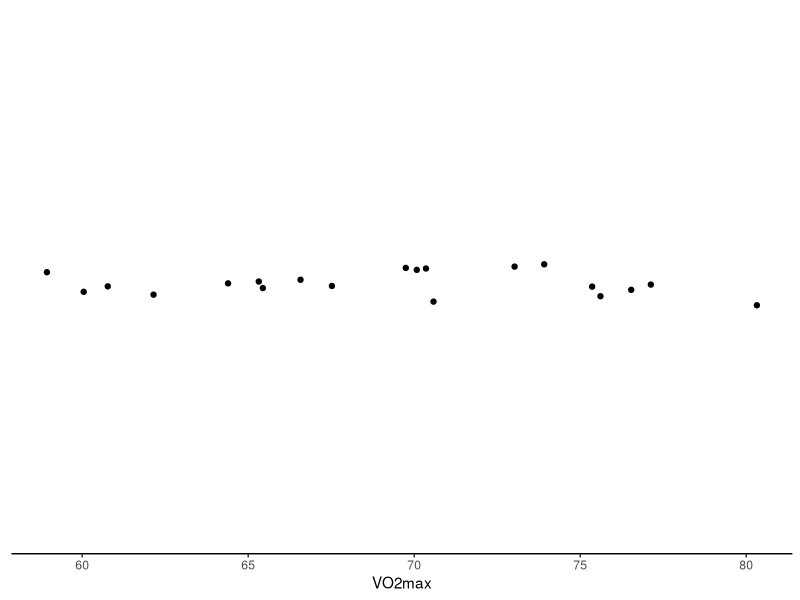
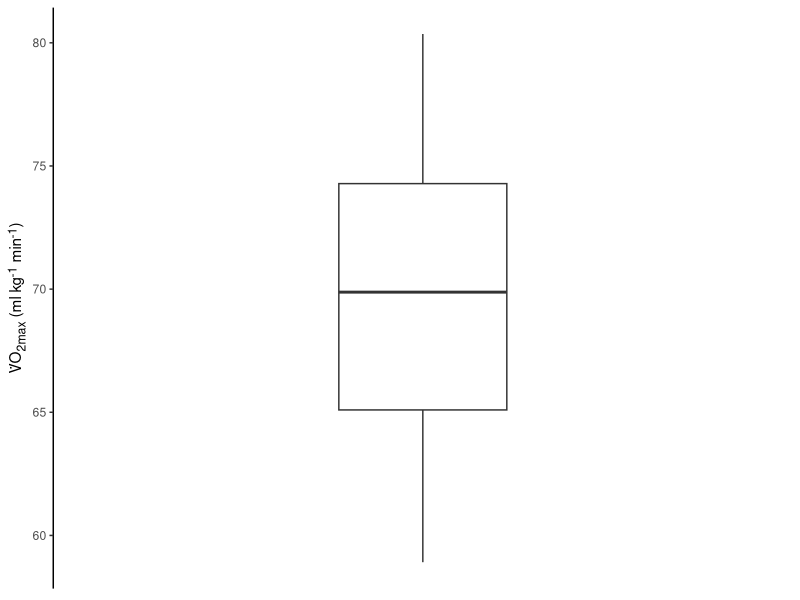
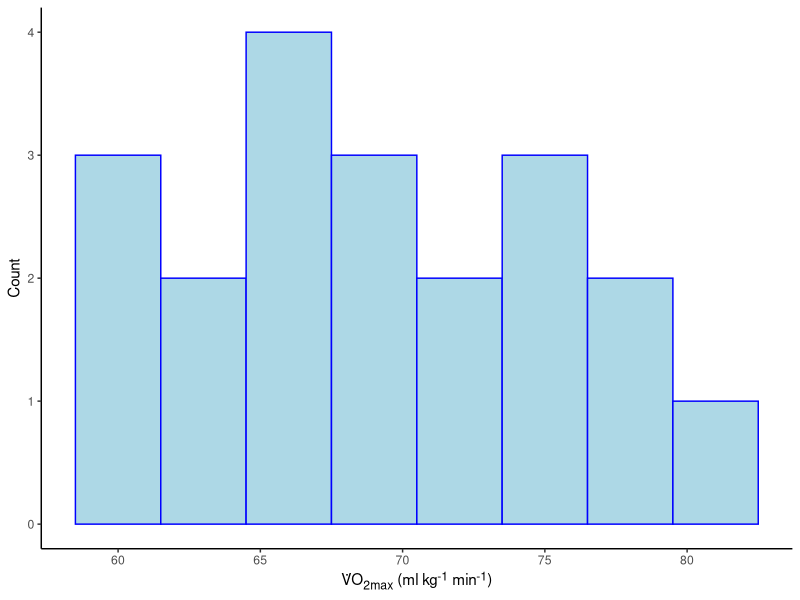

The R source for these figures, in order: (Note: this script raises an error after producing the figures.)
## ---- chunk 1
knitr::opts_chunk$set(echo = TRUE, message = FALSE, warning = FALSE)
library(tidyverse)
## ---- chunk 2
#| eval: true
#| echo: true


set.seed(1)
vo2max <- rnorm(100000, 70, 5)
## ---- chunk 3
#| eval: true
#| echo: true
set.seed(1)
samp <- sample(vo2max, 20, replace = FALSE)
## ---- chunk 4
#| eval: true
#| echo: true
m <- mean(samp)
s <- sd(samp)
## ---- chunk 5
#| eval: true
summary(samp)
## ---- chunk 6
#| echo: true
#| code-fold: true
#| eval: true
#| message: false
#| warning: false
#| fig-cap: "A sample of V&#775;O~2max~ values from well trained cyclists."
#| label: fig-sample-vo2max

library(tidyverse) # Needed for making the plot!
df <- data.frame(samp = samp)

df %>%
  # Plots our samples on the x axis, and sets all y to 1.
  ggplot(aes(samp, y = 1)) + 
  # Adds points and "jitter" on the y axis
  geom_point(position = position_jitter(height = 0.1)) + 
  # Scales the y axis to better plot the data
  scale_y_continuous(limits = c(0,2)) +
  # Set the name of the x axis
  labs(x = "VO2max") +
  # Add a theme 
  theme_classic() +
  # The code below modifies the theme of the plot, removing 
  # the y axis
  theme(axis.title.y = element_blank(), 
        axis.text.y = element_blank(),
        axis.ticks.y = element_blank(), 
        axis.line.y = element_blank()) 


## ---- chunk 7
#| echo: true
#| code-fold: true
#| eval: true
#| message: false
#| warning: false
#| fig-cap: "A sample of V&#775;O~2max~ values from well trained cyclists."
#| label: fig-sample-vo2max-box

# ggtext must be installed to create the appropriate axis label
library(ggtext)

df %>%
  # Plots our samples on the y axis, and sets all x to 1.
  ggplot(aes(x = 1, samp)) + 
  # Adds the boxplot
  geom_boxplot(width = 0.5) +
  # Scales the x axis to better plot the data
  scale_x_continuous(limits = c(0,2)) +
  # Set the name of the y axis
  labs(y = "V&#775;O~2max~ (ml kg<sup>-1</sup> min<sup>-1</sup>)") +
  theme_classic() +
  # The code below modifies the theme of the plot, removing 
  # the x axis
  theme(axis.title.x = element_blank(), 
        axis.text.x = element_blank(),
        axis.ticks.x = element_blank(), 
        axis.line.x = element_blank(), 
        axis.title.y =element_markdown())

## ---- chunk 8
#| echo: true
#| code-fold: true
#| eval: true
#| message: false
#| warning: false
#| fig-cap: "A sample of V&#775;O~2max~ values from well trained cyclists."
#| label: fig-sample-vo2max-hist

df %>%
  # Plots our samples on the y axis, and sets all x to 1.
  ggplot(aes(samp)) + 
  # Adds the histogram
  geom_histogram(binwidth = 3, color = "blue", fill = "lightblue") +
  # Set the name of the y axis
  labs(x =  "V&#775;O~2max~ (ml kg<sup>-1</sup> min<sup>-1</sup>)", y = "Count") +
  theme_classic() +
  # The code below modifies the theme of the plot, removing 
  # the x axis
  theme(axis.title.x =element_markdown())
## ---- chunk 9
#| echo: true
#| eval: true
set.seed(2)
samp2 <- sample(vo2max, 20, replace = FALSE)

# Calculate the mean
m2 <- mean(samp2)

c(m, m2)

## ---- chunk 10
#| echo: true
#| eval: true
s2 <- sd(samp2)

# Print the results from calculation of SD
c(s, s2)

## ---- chunk 11
#| echo: true
#| code-fold: true
#| eval: true
#| message: false
#| warning: false
#| fig-cap: "Multiple sample averages of V&#775;O~2max~ values from well trained cyclists."
#| label: fig-sample-distribution



ggplot(data = results, aes(mean)) +
  geom_histogram(fill = "lightblue", color = "gray40", binwidth = 1) + 
  
  labs(x =  "Sample averages of V&#775;O~2max~ (ml kg<sup>-1</sup> min<sup>-1</sup>)", y = "Count") +
  
  theme_classic() + 
  
  theme(axis.title.x = element_markdown())
## ---- chunk 12
#| echo: false
#| fig-width: 4
#| fig-height: 4
#| fig-align: "center"
#| code-fold: false
#| eval: true
#| message: false
#| warning: false
#| fig-cap: "A theoretical distribution of multiple sample averages of V&#775;O~2max~ values from well trained cyclists."
#| label: fig-sample-distribution-theoretical



funcShaded <- function(x) {
    y <- dnorm(x, mean = 69.9956, sd = 1.11026)
    y[x < (69.9956 - 1.96 * 1.11026) | x > (69.9956 + 1.96 * 1.11026)] <- NA
    return(y)
}



ggplot(data.frame(x = c(60, 80)), aes(x = x)) +
        stat_function(fun = dnorm, args = list(69.9956, 1.11026)) + 
  theme_classic() + 
  labs(x = "Averages of V&#775;O~2max~") + 
  theme(axis.text.y = element_blank(), 
         axis.title.y = element_blank(), 
        axis.line.y = element_blank(), 
        axis.ticks.y = element_blank(), 
        axis.title.x = element_markdown()) +
  stat_function(fun=funcShaded, geom="area", fill="steelblue", alpha=0.2) 
  
  
  
## ---- chunk 13
#| echo: true
#| eval: true

lower <- mean(results[,1]) - 1.96 * sd(results[,1])
upper <- mean(results[,1]) + 1.96 * sd(results[,1])

## ---- chunk 14
#| eval: true
#| code-fold: true


cat(paste("True mean:", 
          round(mean(vo2max),2), 
          "\nMean of the sample distribution: ", 
          round(mean(results[,1]),2)))

## ---- chunk 15
#| echo: true
#| fig-align: "center"
#| code-fold: true
#| eval: true
#| message: false
#| warning: false
#| fig-cap: "An empirical distribution of multiple sample averages of V&#775;O~2max~ values from well trained cyclists and the distribution of standard errors."
#| label: fig-sample-distribution-se

library(cowplot) # to combine plots

# set the seed
set.seed(9)

# create the data frame
results <- data.frame(mean = rep(NA, 5000), 
                      sd = rep(NA, 5000)) 
# The rep function creates a vector full of NA 
# each NA can be replaced with a mean

# Second we build the for loop
for(i in 1:5000){
  
  samp <- sample(x = vo2max, size = 20, replace = FALSE)
  
  results[i, 1] <- mean(samp)
  results[i, 2] <- sd(samp)
}



results <-  results %>%
  # Calculate the standard error of each sample
  mutate(se = sd/sqrt(20))



# Plot the sample averages in a histogram
#
#
p1 <- results %>%
  slice_head(n = 1000) %>% # select the first 1000 rows
  # Make a graph containing estimates and empirical values
  ggplot(aes(mean)) + geom_histogram(binwidth = 0.5, 
                                     fill = "steelblue", 
                                     color = "black") +
  theme_classic() + 
  
  # Add a line representing the standard deviation of the distribution of means
  annotate(geom = "segment",
           y = c(220, 220, 220),
           yend = c(212, 220, 212), 
           x = c(mean(results$mean), mean(results$mean), mean(results$mean) + sd(results$mean)),
           xend = c(mean(results$mean), mean(results$mean) + sd(results$mean), mean(results$mean) + sd(results$mean)),
           lty = 1, 
           color = "navy", 
           size = 1) + 
  
  # Add text to describe SD of sampling distribution
  annotate(geom = "text", 
           x = mean(results$mean), 
           y = 235, 
           hjust = 0,
           label = paste0("SD = ", 
                          round(sd(results$mean), 2))) +
  
  
  
  coord_cartesian(ylim = c(0, 280)) + 
  
  labs(x = "Sample averages", 
       y = "Number of samples") 
  
  



# Create a plot of calculated SE

p2 <- results %>%
  slice_head(n = 1000) %>% # select the first 1000 rows
  ggplot(aes(se)) + geom_histogram(binwidth = 0.08, 
                                     fill = "steelblue", 
                                     color = "black") +
  theme_classic() +
  
# Add text to describe SD of sampling distribution
  annotate(geom = "text", 
           x = mean(results$se), 
           y = 235, 
           hjust = 0,
           label = paste0("Average SE = ", 
                          round(mean(results$se), 2))) +
  
  
  
  coord_cartesian(ylim = c(0, 280)) + 
  
  labs(x = "Sample Standard Errors", 
       y = "Number of samples") 


plot_grid(p1, p2, ncol = 2)

 

## ---- chunk 16
#| echo: true
#| fig-align: "center"
#| code-fold: true
#| eval: true
#| message: false
#| warning: false
#| fig-cap: "200 95% confidence intervals, based on the normal distribution, calculated from repeated samples from the same population. Red intervals indicate an interval that do not contain the true population average."
#| label: fig-sample-ci

# Create new variables with upper and lower limits of the confidence interval  
cis <- results %>%
  # Using the normal distribution
  mutate(lower.limit = mean - 1.96 * sd/sqrt(20), 
         upper.limit = mean + 1.96 * sd/sqrt(20)) %>%
  # Test if the true mean is within the limits
  # If the true mean is above the lower limit and below the upper limit then TRUE
  # otherwise FALSE
    mutate(true.mean = if_else(mean(vo2max) > lower.limit & mean(vo2max) < upper.limit, 
                             TRUE, FALSE)) 

# Plot the data, only plotting 200 data points to make it suitable for every computer

cis[1:200, ] %>%
  ggplot(aes(seq(1:nrow(.)), 
             y = mean, 
             color = true.mean, # set a specific color 
             alpha = true.mean)) + # and transparency to 
  # intervals containing and not containing the true mean
  
  # add a line showing the true mean
  geom_hline(yintercept = mean(vo2max)) +
  # add errorbars showing each interval
  geom_errorbar(aes(ymin = lower.limit, ymax = upper.limit)) + 
  # scale the colors and transparency. Intervals not containing 
  # the true mean are red.
  scale_color_manual(values = c("red", "black")) + 
  scale_alpha_manual(values = c(1, 0.2)) + 
  # Set label texts
  labs(x = "Sample", 
       y = "Mean", 
       alpha = "Contains\nthe true mean", 
       color = "Contains\nthe true mean") + 
  # Change the theme
  theme_classic()
  

# Calculate the proportions of intervals not containing the true mean
longrun <- round(100 * (sum(cis$true.mean == FALSE) / sum(cis$true.mean == TRUE)), 2)
# Almost 5%!

## ---- chunk 17

knitr::include_graphics("https://upload.wikimedia.org/wikipedia/commons/9/92/Guinness.jpg")

## ---- chunk 18
#| echo: true
#| fig-align: "center"
#| code-fold: true
#| eval: true
#| message: false
#| warning: false
#| fig-cap: "200 95% confidence intervals, based on the *t*-distribution, calculated from repeated samples from the same population. Red intervals indicate an interval that do not contain the true population average."
#| label: fig-sample-ci-t

# Creat new variables with upper and lower limits of the confidence interval  
cis <- results %>%
  # Using the t-distribution
  mutate(lower.limit = mean - qt(0.975, 20-1) * sd/sqrt(20), 
         upper.limit = mean + qt(0.975, 20-1) * sd/sqrt(20)) %>%
  # Test if the true mean is within the limits
  # If the true mean is above the lower limit and below the upper limit then TRUE
  # otherwise FALSE
    mutate(true.mean = if_else(mean(vo2max) > lower.limit & mean(vo2max) < upper.limit, 
                             TRUE, FALSE)) 

# Plot the data, only plotting 100 data points to make it suitable for every computer

cis[201:400, ] %>%
  ggplot(aes(seq(1:nrow(.)), 
             y = mean, 
             color = true.mean, # set a specific color 
             alpha = true.mean)) + # and transparency to 
  # intervals containing and not containing the true mean
  
  # add a line showing the true mean
  geom_hline(yintercept = mean(vo2max)) +
  # add errorbars showing each interval
  geom_errorbar(aes(ymin = lower.limit, ymax = upper.limit)) + 
  # scale the colors and transparency. Intervals not containing 
  # the true mean are red.
  scale_color_manual(values = c("red", "black")) + 
  scale_alpha_manual(values = c(1, 0.2)) + 
  # Set label texts
  labs(x = "Sample", 
       y = "Mean", 
       alpha = "Contains\nthe true mean", 
       color = "Contains\nthe true mean") + 
  # Change the theme
  theme_classic()
  

# Calculate the proportions of intervals not containing the true mean
longrun <- round(100 * (sum(cis$true.mean == FALSE) / sum(cis$true.mean == TRUE)), 2)
